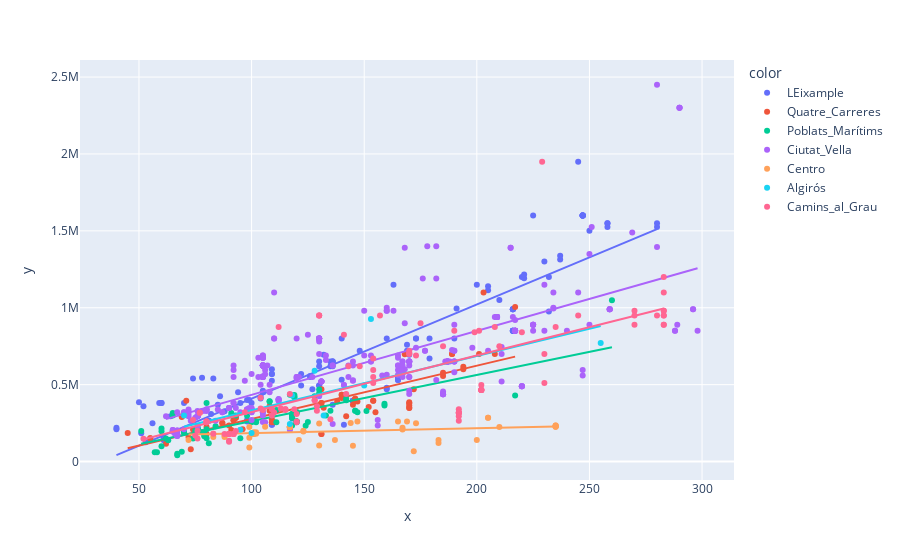

The code cell stored with this chart in its notebook:
### Code cell
# df = df.loc[df["size"] < 300.0]

df = df.loc[df["penthouse"] == True]

distr_list = [
    "Centro", "Ciutat_Vella", "LEixample", "Algirós", "Camins_al_Grau", "Quatre_Carreres", "Poblats_Marítims"]
df = df[df["district_renamed"].isin(distr_list)]

fig = px.scatter(x=df["size"], y=df["price"], color=df["district_renamed"], trendline="ols")
fig.show()
